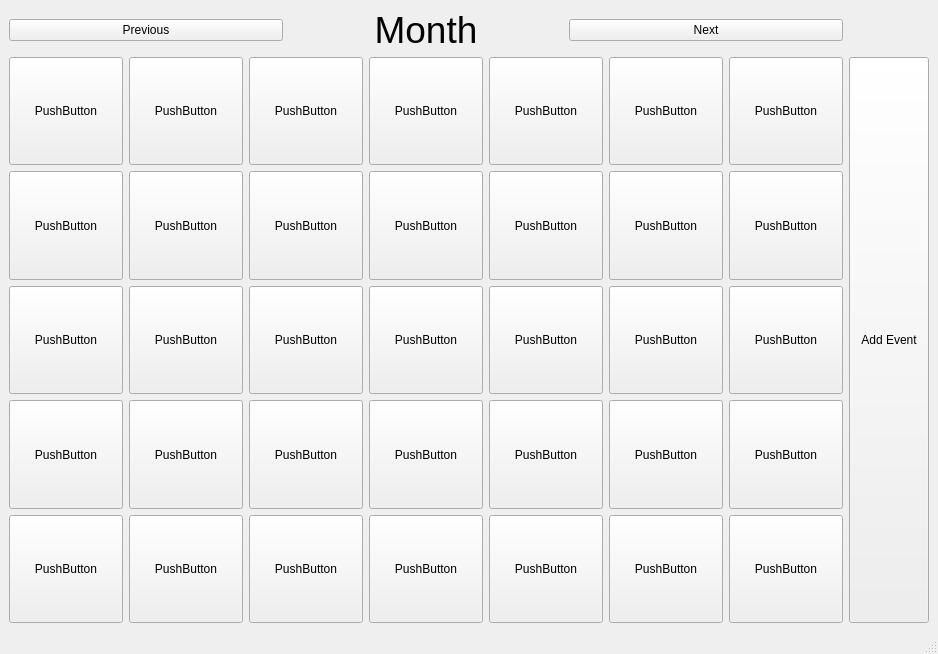
<?xml version="1.0" encoding="UTF-8"?>
<ui version="4.0">
 <class>MainWindow</class>
 <widget class="QMainWindow" name="MainWindow">
  <property name="geometry">
   <rect>
    <x>0</x>
    <y>0</y>
    <width>938</width>
    <height>654</height>
   </rect>
  </property>
  <property name="windowTitle">
   <string>MainWindow</string>
  </property>
  <widget class="QWidget" name="centralwidget">
   <property name="autoFillBackground">
    <bool>false</bool>
   </property>
   <layout class="QGridLayout" name="gridLayout_3">
    <item row="0" column="0">
     <layout class="QGridLayout" name="gridLayout_2">
      <item row="0" column="0">
       <layout class="QHBoxLayout" name="horizontalLayout">
        <item>
         <widget class="QPushButton" name="pushButton_previous">
          <property name="text">
           <string>Previous</string>
          </property>
         </widget>
        </item>
        <item>
         <widget class="QLabel" name="label">
          <property name="font">
           <font>
            <pointsize>28</pointsize>
            <weight>50</weight>
            <bold>false</bold>
            <strikeout>false</strikeout>
            <kerning>true</kerning>
           </font>
          </property>
          <property name="text">
           <string>Month</string>
          </property>
          <property name="alignment">
           <set>Qt::AlignCenter</set>
          </property>
         </widget>
        </item>
        <item>
         <widget class="QPushButton" name="pushButton_next">
          <property name="text">
           <string>Next</string>
          </property>
         </widget>
        </item>
       </layout>
      </item>
      <item row="1" column="0">
       <layout class="QGridLayout" name="gridLayout">
        <property name="sizeConstraint">
         <enum>QLayout::SetFixedSize</enum>
        </property>
        <item row="0" column="1">
         <widget class="QPushButton" name="pushButton_2">
          <property name="sizePolicy">
           <sizepolicy hsizetype="Expanding" vsizetype="Expanding">
            <horstretch>0</horstretch>
            <verstretch>0</verstretch>
           </sizepolicy>
          </property>
          <property name="text">
           <string>PushButton</string>
          </property>
         </widget>
        </item>
        <item row="0" column="0">
         <widget class="QPushButton" name="pushButton">
          <property name="sizePolicy">
           <sizepolicy hsizetype="Expanding" vsizetype="Expanding">
            <horstretch>0</horstretch>
            <verstretch>0</verstretch>
           </sizepolicy>
          </property>
          <property name="text">
           <string>PushButton</string>
          </property>
          <property name="checkable">
           <bool>false</bool>
          </property>
          <property name="checked">
           <bool>false</bool>
          </property>
          <property name="autoExclusive">
           <bool>false</bool>
          </property>
         </widget>
        </item>
        <item row="0" column="2">
         <widget class="QPushButton" name="pushButton_3">
          <property name="sizePolicy">
           <sizepolicy hsizetype="Expanding" vsizetype="Expanding">
            <horstretch>0</horstretch>
            <verstretch>0</verstretch>
           </sizepolicy>
          </property>
          <property name="text">
           <string>PushButton</string>
          </property>
         </widget>
        </item>
        <item row="0" column="3">
         <widget class="QPushButton" name="pushButton_4">
          <property name="sizePolicy">
           <sizepolicy hsizetype="Expanding" vsizetype="Expanding">
            <horstretch>0</horstretch>
            <verstretch>0</verstretch>
           </sizepolicy>
          </property>
          <property name="text">
           <string>PushButton</string>
          </property>
         </widget>
        </item>
        <item row="0" column="4">
         <widget class="QPushButton" name="pushButton_5">
          <property name="sizePolicy">
           <sizepolicy hsizetype="Expanding" vsizetype="Expanding">
            <horstretch>0</horstretch>
            <verstretch>0</verstretch>
           </sizepolicy>
          </property>
          <property name="text">
           <string>PushButton</string>
          </property>
         </widget>
        </item>
        <item row="0" column="5">
         <widget class="QPushButton" name="pushButton_6">
          <property name="sizePolicy">
           <sizepolicy hsizetype="Expanding" vsizetype="Expanding">
            <horstretch>0</horstretch>
            <verstretch>0</verstretch>
           </sizepolicy>
          </property>
          <property name="text">
           <string>PushButton</string>
          </property>
         </widget>
        </item>
        <item row="0" column="6">
         <widget class="QPushButton" name="pushButton_7">
          <property name="sizePolicy">
           <sizepolicy hsizetype="Expanding" vsizetype="Expanding">
            <horstretch>0</horstretch>
            <verstretch>0</verstretch>
           </sizepolicy>
          </property>
          <property name="text">
           <string>PushButton</string>
          </property>
         </widget>
        </item>
        <item row="1" column="1">
         <widget class="QPushButton" name="pushButton_10">
          <property name="sizePolicy">
           <sizepolicy hsizetype="Expanding" vsizetype="Expanding">
            <horstretch>0</horstretch>
            <verstretch>0</verstretch>
           </sizepolicy>
          </property>
          <property name="text">
           <string>PushButton</string>
          </property>
         </widget>
        </item>
        <item row="1" column="3">
         <widget class="QPushButton" name="pushButton_11">
          <property name="sizePolicy">
           <sizepolicy hsizetype="Expanding" vsizetype="Expanding">
            <horstretch>0</horstretch>
            <verstretch>0</verstretch>
           </sizepolicy>
          </property>
          <property name="text">
           <string>PushButton</string>
          </property>
         </widget>
        </item>
        <item row="1" column="2">
         <widget class="QPushButton" name="pushButton_14">
          <property name="sizePolicy">
           <sizepolicy hsizetype="Expanding" vsizetype="Expanding">
            <horstretch>0</horstretch>
            <verstretch>0</verstretch>
           </sizepolicy>
          </property>
          <property name="text">
           <string>PushButton</string>
          </property>
         </widget>
        </item>
        <item row="1" column="0">
         <widget class="QPushButton" name="pushButton_13">
          <property name="sizePolicy">
           <sizepolicy hsizetype="Expanding" vsizetype="Expanding">
            <horstretch>0</horstretch>
            <verstretch>0</verstretch>
           </sizepolicy>
          </property>
          <property name="text">
           <string>PushButton</string>
          </property>
         </widget>
        </item>
        <item row="1" column="4">
         <widget class="QPushButton" name="pushButton_9">
          <property name="sizePolicy">
           <sizepolicy hsizetype="Expanding" vsizetype="Expanding">
            <horstretch>0</horstretch>
            <verstretch>0</verstretch>
           </sizepolicy>
          </property>
          <property name="text">
           <string>PushButton</string>
          </property>
         </widget>
        </item>
        <item row="3" column="3">
         <widget class="QPushButton" name="pushButton_25">
          <property name="sizePolicy">
           <sizepolicy hsizetype="Expanding" vsizetype="Expanding">
            <horstretch>0</horstretch>
            <verstretch>0</verstretch>
           </sizepolicy>
          </property>
          <property name="text">
           <string>PushButton</string>
          </property>
         </widget>
        </item>
        <item row="4" column="6">
         <widget class="QPushButton" name="pushButton_29">
          <property name="sizePolicy">
           <sizepolicy hsizetype="Expanding" vsizetype="Expanding">
            <horstretch>0</horstretch>
            <verstretch>0</verstretch>
           </sizepolicy>
          </property>
          <property name="text">
           <string>PushButton</string>
          </property>
         </widget>
        </item>
        <item row="4" column="0">
         <widget class="QPushButton" name="pushButton_34">
          <property name="sizePolicy">
           <sizepolicy hsizetype="Expanding" vsizetype="Expanding">
            <horstretch>0</horstretch>
            <verstretch>0</verstretch>
           </sizepolicy>
          </property>
          <property name="text">
           <string>PushButton</string>
          </property>
         </widget>
        </item>
        <item row="3" column="6">
         <widget class="QPushButton" name="pushButton_22">
          <property name="sizePolicy">
           <sizepolicy hsizetype="Expanding" vsizetype="Expanding">
            <horstretch>0</horstretch>
            <verstretch>0</verstretch>
           </sizepolicy>
          </property>
          <property name="text">
           <string>PushButton</string>
          </property>
         </widget>
        </item>
        <item row="2" column="0">
         <widget class="QPushButton" name="pushButton_20">
          <property name="sizePolicy">
           <sizepolicy hsizetype="Expanding" vsizetype="Expanding">
            <horstretch>0</horstretch>
            <verstretch>0</verstretch>
           </sizepolicy>
          </property>
          <property name="text">
           <string>PushButton</string>
          </property>
         </widget>
        </item>
        <item row="2" column="1">
         <widget class="QPushButton" name="pushButton_17">
          <property name="sizePolicy">
           <sizepolicy hsizetype="Expanding" vsizetype="Expanding">
            <horstretch>0</horstretch>
            <verstretch>0</verstretch>
           </sizepolicy>
          </property>
          <property name="text">
           <string>PushButton</string>
          </property>
         </widget>
        </item>
        <item row="4" column="3">
         <widget class="QPushButton" name="pushButton_32">
          <property name="sizePolicy">
           <sizepolicy hsizetype="Expanding" vsizetype="Expanding">
            <horstretch>0</horstretch>
            <verstretch>0</verstretch>
           </sizepolicy>
          </property>
          <property name="text">
           <string>PushButton</string>
          </property>
         </widget>
        </item>
        <item row="3" column="1">
         <widget class="QPushButton" name="pushButton_24">
          <property name="sizePolicy">
           <sizepolicy hsizetype="Expanding" vsizetype="Expanding">
            <horstretch>0</horstretch>
            <verstretch>0</verstretch>
           </sizepolicy>
          </property>
          <property name="text">
           <string>PushButton</string>
          </property>
         </widget>
        </item>
        <item row="3" column="0">
         <widget class="QPushButton" name="pushButton_27">
          <property name="sizePolicy">
           <sizepolicy hsizetype="Expanding" vsizetype="Expanding">
            <horstretch>0</horstretch>
            <verstretch>0</verstretch>
           </sizepolicy>
          </property>
          <property name="text">
           <string>PushButton</string>
          </property>
         </widget>
        </item>
        <item row="4" column="4">
         <widget class="QPushButton" name="pushButton_30">
          <property name="sizePolicy">
           <sizepolicy hsizetype="Expanding" vsizetype="Expanding">
            <horstretch>0</horstretch>
            <verstretch>0</verstretch>
           </sizepolicy>
          </property>
          <property name="text">
           <string>PushButton</string>
          </property>
         </widget>
        </item>
        <item row="2" column="6">
         <widget class="QPushButton" name="pushButton_15">
          <property name="sizePolicy">
           <sizepolicy hsizetype="Expanding" vsizetype="Expanding">
            <horstretch>0</horstretch>
            <verstretch>0</verstretch>
           </sizepolicy>
          </property>
          <property name="text">
           <string>PushButton</string>
          </property>
         </widget>
        </item>
        <item row="4" column="5">
         <widget class="QPushButton" name="pushButton_33">
          <property name="sizePolicy">
           <sizepolicy hsizetype="Expanding" vsizetype="Expanding">
            <horstretch>0</horstretch>
            <verstretch>0</verstretch>
           </sizepolicy>
          </property>
          <property name="text">
           <string>PushButton</string>
          </property>
         </widget>
        </item>
        <item row="4" column="2">
         <widget class="QPushButton" name="pushButton_35">
          <property name="sizePolicy">
           <sizepolicy hsizetype="Expanding" vsizetype="Expanding">
            <horstretch>0</horstretch>
            <verstretch>0</verstretch>
           </sizepolicy>
          </property>
          <property name="text">
           <string>PushButton</string>
          </property>
         </widget>
        </item>
        <item row="1" column="5">
         <widget class="QPushButton" name="pushButton_12">
          <property name="sizePolicy">
           <sizepolicy hsizetype="Expanding" vsizetype="Expanding">
            <horstretch>0</horstretch>
            <verstretch>0</verstretch>
           </sizepolicy>
          </property>
          <property name="text">
           <string>PushButton</string>
          </property>
         </widget>
        </item>
        <item row="2" column="2">
         <widget class="QPushButton" name="pushButton_21">
          <property name="sizePolicy">
           <sizepolicy hsizetype="Expanding" vsizetype="Expanding">
            <horstretch>0</horstretch>
            <verstretch>0</verstretch>
           </sizepolicy>
          </property>
          <property name="text">
           <string>PushButton</string>
          </property>
         </widget>
        </item>
        <item row="2" column="3">
         <widget class="QPushButton" name="pushButton_18">
          <property name="sizePolicy">
           <sizepolicy hsizetype="Expanding" vsizetype="Expanding">
            <horstretch>0</horstretch>
            <verstretch>0</verstretch>
           </sizepolicy>
          </property>
          <property name="text">
           <string>PushButton</string>
          </property>
         </widget>
        </item>
        <item row="1" column="6">
         <widget class="QPushButton" name="pushButton_8">
          <property name="sizePolicy">
           <sizepolicy hsizetype="Expanding" vsizetype="Expanding">
            <horstretch>0</horstretch>
            <verstretch>0</verstretch>
           </sizepolicy>
          </property>
          <property name="text">
           <string>PushButton</string>
          </property>
         </widget>
        </item>
        <item row="3" column="2">
         <widget class="QPushButton" name="pushButton_28">
          <property name="sizePolicy">
           <sizepolicy hsizetype="Expanding" vsizetype="Expanding">
            <horstretch>0</horstretch>
            <verstretch>0</verstretch>
           </sizepolicy>
          </property>
          <property name="text">
           <string>PushButton</string>
          </property>
         </widget>
        </item>
        <item row="3" column="5">
         <widget class="QPushButton" name="pushButton_26">
          <property name="sizePolicy">
           <sizepolicy hsizetype="Expanding" vsizetype="Expanding">
            <horstretch>0</horstretch>
            <verstretch>0</verstretch>
           </sizepolicy>
          </property>
          <property name="text">
           <string>PushButton</string>
          </property>
         </widget>
        </item>
        <item row="2" column="5">
         <widget class="QPushButton" name="pushButton_19">
          <property name="sizePolicy">
           <sizepolicy hsizetype="Expanding" vsizetype="Expanding">
            <horstretch>0</horstretch>
            <verstretch>0</verstretch>
           </sizepolicy>
          </property>
          <property name="text">
           <string>PushButton</string>
          </property>
         </widget>
        </item>
        <item row="3" column="4">
         <widget class="QPushButton" name="pushButton_23">
          <property name="sizePolicy">
           <sizepolicy hsizetype="Expanding" vsizetype="Expanding">
            <horstretch>0</horstretch>
            <verstretch>0</verstretch>
           </sizepolicy>
          </property>
          <property name="text">
           <string>PushButton</string>
          </property>
         </widget>
        </item>
        <item row="4" column="1">
         <widget class="QPushButton" name="pushButton_31">
          <property name="sizePolicy">
           <sizepolicy hsizetype="Expanding" vsizetype="Expanding">
            <horstretch>0</horstretch>
            <verstretch>0</verstretch>
           </sizepolicy>
          </property>
          <property name="text">
           <string>PushButton</string>
          </property>
         </widget>
        </item>
        <item row="2" column="4">
         <widget class="QPushButton" name="pushButton_16">
          <property name="sizePolicy">
           <sizepolicy hsizetype="Expanding" vsizetype="Expanding">
            <horstretch>0</horstretch>
            <verstretch>0</verstretch>
           </sizepolicy>
          </property>
          <property name="text">
           <string>PushButton</string>
          </property>
         </widget>
        </item>
       </layout>
      </item>
      <item row="1" column="1">
       <layout class="QVBoxLayout" name="verticalLayout_2">
        <item>
         <widget class="QPushButton" name="pushButton_add">
          <property name="sizePolicy">
           <sizepolicy hsizetype="Minimum" vsizetype="Expanding">
            <horstretch>0</horstretch>
            <verstretch>0</verstretch>
           </sizepolicy>
          </property>
          <property name="text">
           <string>Add Event</string>
          </property>
         </widget>
        </item>
       </layout>
      </item>
     </layout>
    </item>
   </layout>
  </widget>
  <widget class="QStatusBar" name="statusbar"/>
  <widget class="QMenuBar" name="menubar">
   <property name="geometry">
    <rect>
     <x>0</x>
     <y>0</y>
     <width>938</width>
     <height>21</height>
    </rect>
   </property>
  </widget>
 </widget>
 <resources/>
 <connections/>
</ui>
